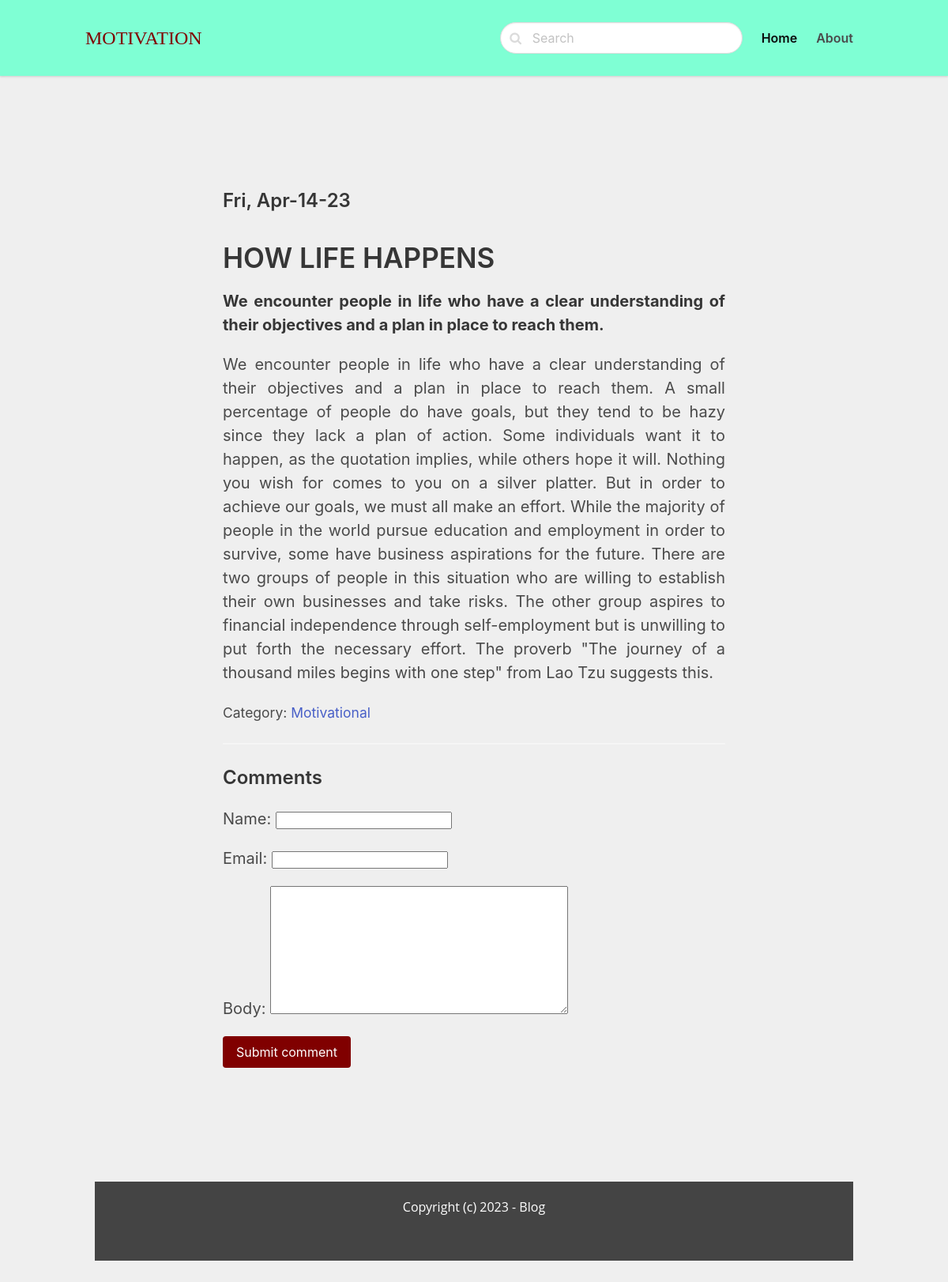
Page /motivational/how-life-happens/ on the earlier database version.
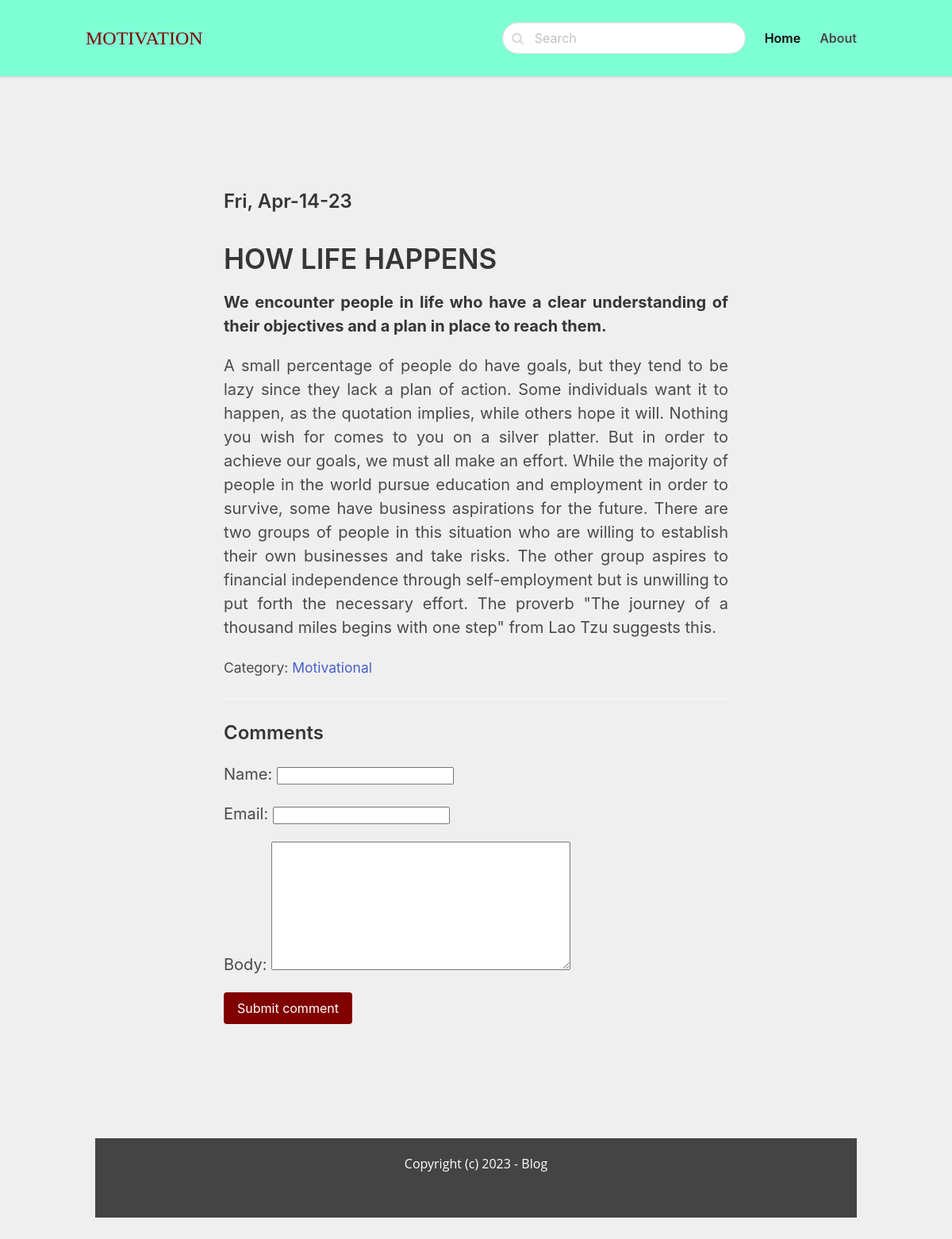
Same page on the later database version.
### blogappposts/models.py (models this page shows, shortened)
class Post(models.Model):
    ACTIVE = 'active'
    DRAFT = 'draft'
    CHOICES_STATUS = (
        (ACTIVE, 'Active'),
        (DRAFT, 'Draft')
    )
    category = models.ForeignKey(Category, related_name='posts', on_delete=models.CASCADE)
    title = models.CharField(max_length=255)
    slug = models.SlugField()
    intro = models.TextField()
    body = models.TextField()
    created_at = models.DateField(auto_now_add=True)
    status = models.CharField(max_length=10, choices= CHOICES_STATUS, default=ACTIVE)
    image = models.ImageField(upload_to='uploads/', blank=True, null=True)
    class Meta:
        ordering = ('-created_at',)

class Category(models.Model):
    title = models.CharField(max_length=255)
    slug = models.SlugField()
    class Meta:
        ordering = ('title',)
        verbose_name_plural = 'Categories'
    def __str__(self) -> str:
        return self.title

### blogappposts/views.py (the view)
# urls.py: path('<slug:category_slug>/''<slug:slug>/', views.detail, name ='detail'),
def detail(request, category_slug, slug):
    post = get_object_or_404(Post, slug=slug, status=Post.ACTIVE)
    if request.method == 'post':
        form = CommentForm(request.post)
        if form.is_valid():
            comment = form.save(commit=False)
            comment.post = post
            comment.save()
            return redirect('detail', slug=slug)
    else:
        form = CommentForm()
    return render(request, 'blogappposts/detail.html', {'post':post, 'form': form})

### blogappposts/forms.py
class CommentForm(forms.ModelForm):
    class Meta:
        model = Comment
        fields = ('name', 'email', 'body')

### blogappposts/templates/blogappposts/detail.html (shortened to what this page needs)
{% extends 'blogapp/main.html'%}
{% block content %}
<section class="hero">
    <div class="hero-body">
        <div class="container">
            <section class="section">
                <div class="columns">
                    <div class="column is-10 is-offset-1">
                            <div class = "content is-medium">
                                <h2 class = "subtitle is-4">{{ post.created_at|date:'D, M-d-y'}}</h2>
                                <h2>{{ post.title }}</h2>
                                   <p style="text-align: justify;"><strong>{{post.intro}}</strong></p>
                                   <p style="text-align: justify;"> {{post.body}}</p>
                                   <p><small>Category: <a href="{%url 'category' post.category.slug%}">{{post.category}}</a></small></p>
                                   <hr>
                                   <h2 class = "subtitle is-4" > Comments</h2>
                                   <form method="post" class="mb-6">
                                        {{form.as_p}}
                                        <div class ="field">
                                            <div class = "control">
                                                <button class="button is-success" style="background-color: maroon;"> Submit comment</button>
                                            </div>
                                        </div>
                                   </form>
                            </div>
                    </div>
                </div>
            </section>
{% endblock%}

Differences in the rows shown:
changed Post "HOW LIFE HAPPENS": body "We encounter people in life who have a clear understanding of their objectives and a plan in place to reach them. A small percentage of people do have goals, but they tend to be hazy since they lack a…" → "A small percentage of people do have goals, but they tend to be lazy since they lack a…"
